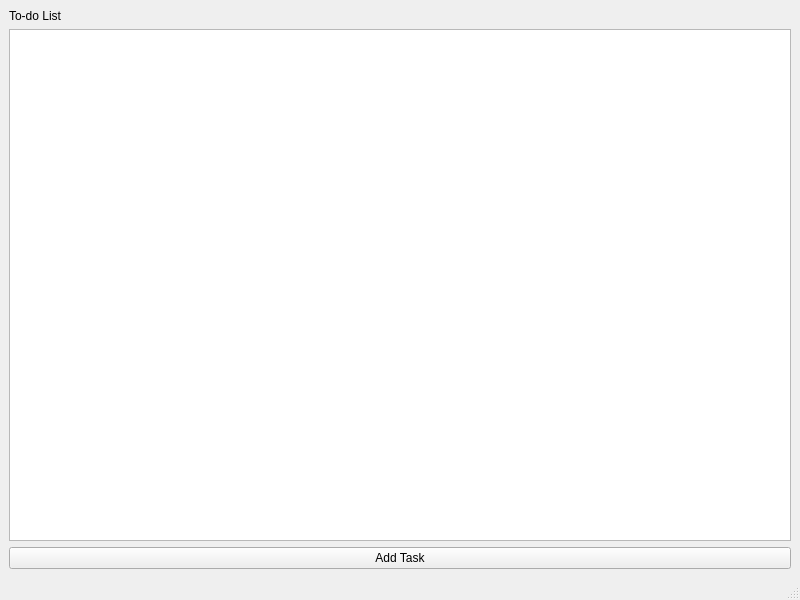
<?xml version="1.0" encoding="UTF-8"?>
<ui version="4.0">
 <class>MainWindow</class>
 <widget class="QMainWindow" name="MainWindow">
  <property name="geometry">
   <rect>
    <x>0</x>
    <y>0</y>
    <width>800</width>
    <height>600</height>
   </rect>
  </property>
  <property name="windowTitle">
   <string>MainWindow</string>
  </property>
  <widget class="QWidget" name="centralwidget">
   <layout class="QVBoxLayout" name="verticalLayout">
    <item>
     <widget class="QLabel" name="label">
      <property name="text">
       <string>To-do List</string>
      </property>
     </widget>
    </item>
    <item>
     <widget class="QTableWidget" name="tableWidget"/>
    </item>
    <item>
     <widget class="QPushButton" name="addTaskButton">
      <property name="text">
       <string>Add Task</string>
      </property>
     </widget>
    </item>
   </layout>
  </widget>
  <widget class="QMenuBar" name="menubar">
   <property name="geometry">
    <rect>
     <x>0</x>
     <y>0</y>
     <width>800</width>
     <height>26</height>
    </rect>
   </property>
  </widget>
  <widget class="QStatusBar" name="statusbar"/>
 </widget>
 <resources/>
 <connections/>
</ui>
